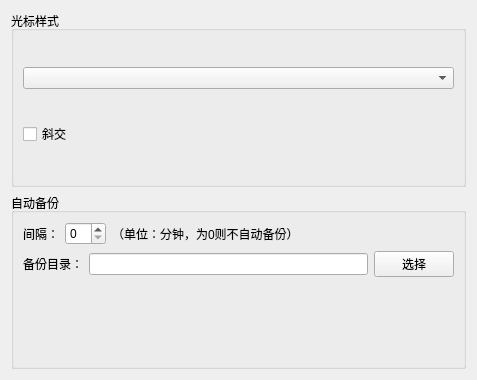
<?xml version="1.0" encoding="UTF-8"?>
<ui version="4.0">
 <class>GlobalSettingGeneral</class>
 <widget class="QWidget" name="GlobalSettingGeneral">
  <property name="geometry">
   <rect>
    <x>0</x>
    <y>0</y>
    <width>477</width>
    <height>380</height>
   </rect>
  </property>
  <property name="windowTitle">
   <string>Form</string>
  </property>
  <layout class="QGridLayout" name="gridLayout">
   <item row="0" column="0">
    <widget class="QGroupBox" name="groupBoxCursor">
     <property name="title">
      <string>光标样式</string>
     </property>
     <layout class="QVBoxLayout" name="verticalLayout">
      <item>
       <widget class="QComboBox" name="comboBox"/>
      </item>
      <item>
       <widget class="QCheckBox" name="checkBox">
        <property name="text">
         <string>斜交</string>
        </property>
       </widget>
      </item>
     </layout>
    </widget>
   </item>
   <item row="1" column="0">
    <widget class="QGroupBox" name="groupBoxBackup">
     <property name="title">
      <string>自动备份</string>
     </property>
     <layout class="QFormLayout" name="formLayout">
      <item row="0" column="0">
       <layout class="QHBoxLayout" name="horizontalLayout_2">
        <item>
         <widget class="QLabel" name="label">
          <property name="text">
           <string>间隔：</string>
          </property>
         </widget>
        </item>
        <item>
         <widget class="QSpinBox" name="spinBox"/>
        </item>
        <item>
         <widget class="QLabel" name="label_3">
          <property name="text">
           <string>（单位：分钟，为0则不自动备份）</string>
          </property>
         </widget>
        </item>
       </layout>
      </item>
      <item row="1" column="0" colspan="2">
       <layout class="QHBoxLayout" name="horizontalLayout">
        <item>
         <widget class="QLabel" name="label_2">
          <property name="text">
           <string>备份目录：</string>
          </property>
         </widget>
        </item>
        <item>
         <widget class="QLineEdit" name="lineEdit"/>
        </item>
        <item>
         <widget class="QPushButton" name="pushButton">
          <property name="text">
           <string>选择</string>
          </property>
         </widget>
        </item>
       </layout>
      </item>
     </layout>
    </widget>
   </item>
  </layout>
 </widget>
 <resources/>
 <connections/>
</ui>
